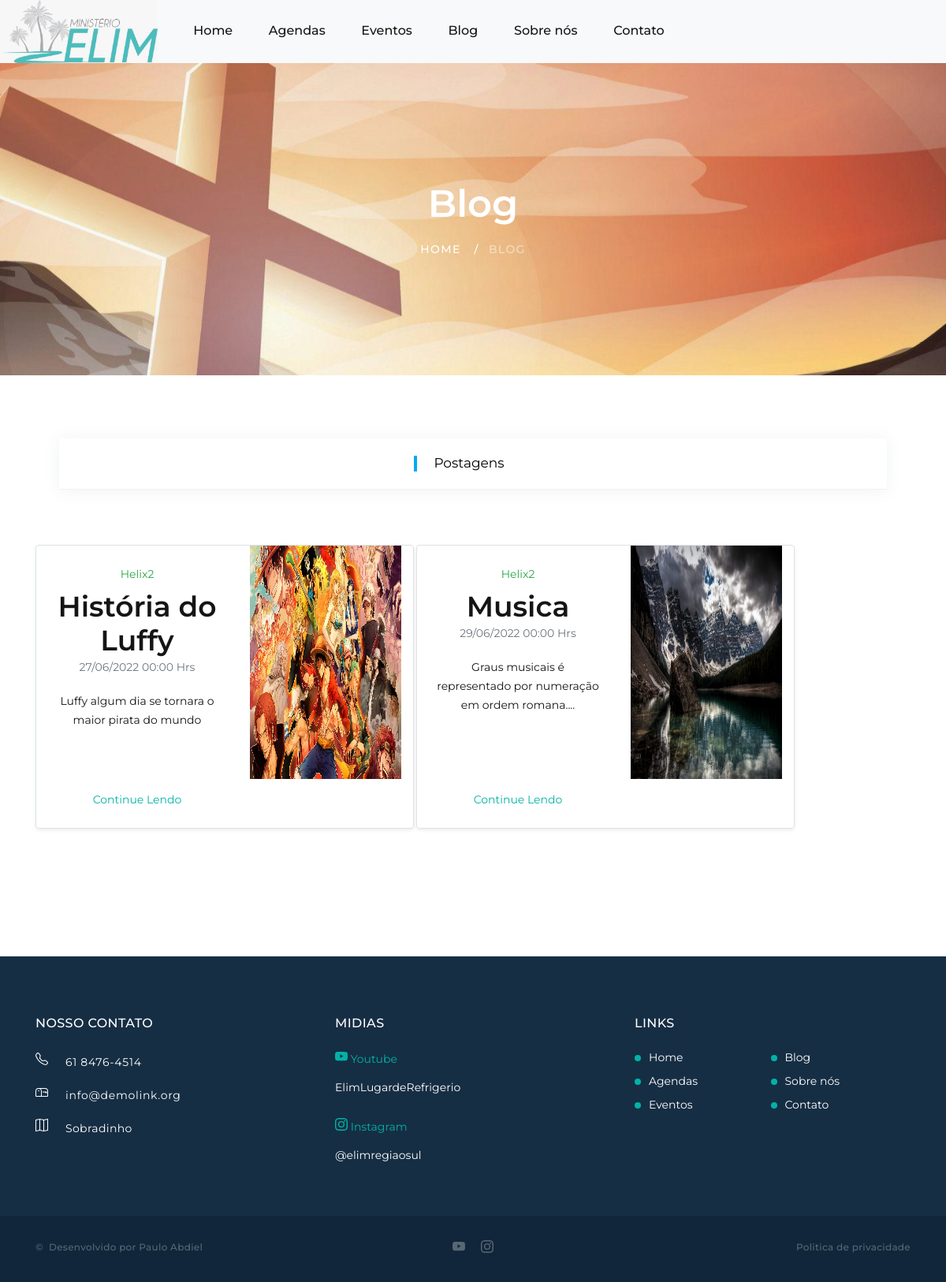
Screenshot of /blog/ with the database file from the repository.
### core/models.py (models this page shows, shortened)
class Post(models.Model):
    id = models.AutoField(primary_key=True,unique=True)
    title = models.CharField(max_length=120)
    author = models.ForeignKey(User, on_delete=models.CASCADE,blank=True,null=True)
    resumo = models.TextField(blank=True,null=True)
    text = RichTextField(blank=True,null=True)
    image = models.ImageField(upload_to = 'posts/', help_text="Tamanho maximo 4MB",blank=True)
    post_date = models.DateField(auto_now_add=True,blank=True,null=True)
    def get_data_formatado(self):
        return self.post_date.strftime('%d/%m/%Y %H:%M Hrs')

### core/views.py (the view)
# urls.py: path('blog/',User.blog),
    def blog(req):
        if req.method == 'GET':
            posts = Post.objects.all()
            context = {'posts':posts,'media_url': MEDIA_URL}
            return render(req, 'user/blog.html',context)

### templates/user/blog.html (shortened to what this page needs)
{% extends "model-page.html" %}
{% load static %}
{% block stylesheet %} <link rel="stylesheet" href="/static/assets/css/style2.css"> {% endblock%}
{% block content %}
    <div class="page">
      <section class="breadcrumbs-custom-inset">
        <div class="breadcrumbs-custom context-dark bg-overlay-60">
          <div class="container">
            <h2 class="breadcrumbs-custom-title">Blog</h2>
            <ul class="breadcrumbs-custom-path">
              <li><a href="/home">Home</a></li>
              <li class="active">blog</li>
            </ul>
          </div>
          <div class="box-position" style="background-image: url({%static 'img/igreja.jpg'%});"></div>
        </div>
      </section>
      <section class="section section-sm section-last bg-default">
        <div class="container">
            <div class="pcoded-content">
                <div class="pcoded-inner-content">
                    <div class="main-body">
                        <div class="page-wrapper">
                            <div class="row">
                                <div class="col-sm-12">
                                    <div class="card">
                                        <div class="card-header">
                                            <h5>Postagens</h5>
                                        </div>
                                        </div>
                                    </div>
                                    <div class="row mb-2">
                                    {%if posts.count > 0%}
                                      {% for p in posts %}
                                        <div class="col-md-6" style="border-right: 3px solid #FFFFFF;">
                                          <div class="row g-0 border rounded overflow-hidden flex-md-row mb-4 shadow-sm h-md-250 position-relative" style="height:45vh;width:40vw">
                                            <div class="col p-4 d-flex flex-column position-static">
                                              <strong class="d-inline-block mb-2 text-success">{{p.author}}</strong>
                                              <h3 class="mb-0">{{p.title}}</h3>
                                              <div class="mb-1 text-muted">{{p.get_data_formatado}}</div>
                                              <p class="mb-auto">{{p.resumo | slice:"0:100"}}</p>
                                              <a href="{{p.id}}" class="stretched-link">Continue Lendo</a>
                                            </div>
                                            <div class="col-auto d-none d-lg-block">
                                              <img class="bd-placeholder-img" style="height:37vh;width:16vw" src="{{media_url}}{{p.image}}" alt="Imagem de capa do card">
                                            </div>
                                          </div>
                                        </div>
                                      {% endfor %}
                                    {%endif%}
                                  </div>
                                </div>
                            </div>
                        </div>
                    </div>
                </div>
            </div>
          </div>
{% endblock %}

### rows the page displays
Post: author "Helix2", title "História do Luffy", get_data_formatado "27/06/2022 00:00 Hrs", resumo "Luffy algum dia se tornara o maior pirata do mundo", image (picture)
Post: author "Helix2", title "Musica", get_data_formatado "29/06/2022 00:00 Hrs", resumo "Graus musicais é representado por numeração em ordem romana....", image (picture)
